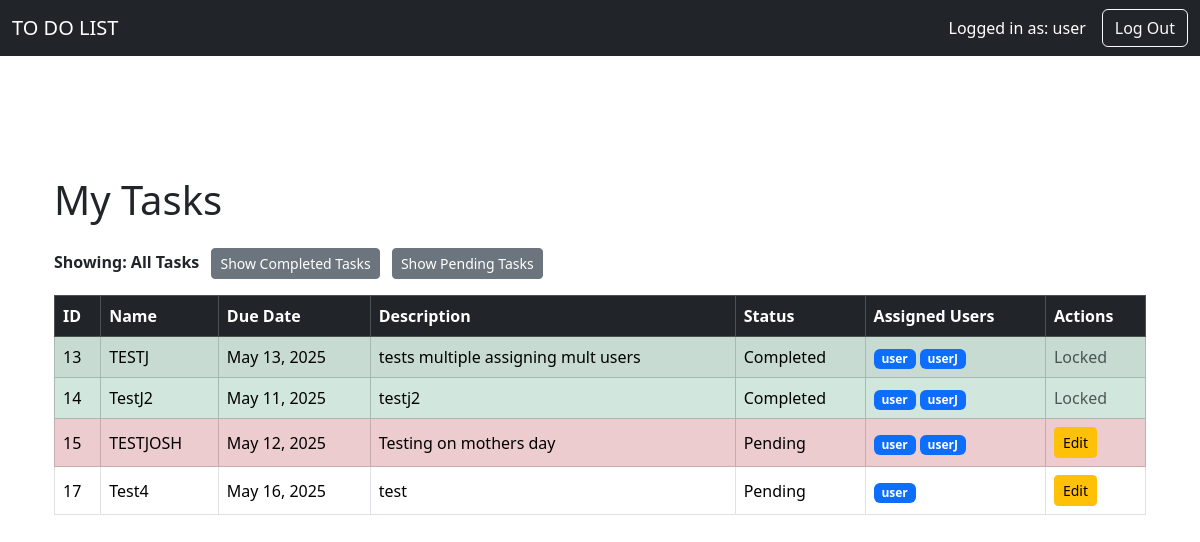
The page /user-panel/ (signed in) on the database its author committed.
### web_app/models.py (models this page shows, shortened)
class todolist(models.Model):
    name = models.CharField(max_length=255)
    due_date = models.DateField()
    description = models.TextField()
    status = models.CharField(max_length=100)
    assigned_to = models.ManyToManyField(User, blank=True)

### web_app/views.py (the view, shortened to what this page needs)
# urls.py: path('user-panel/', views.task_panel_user, name='task_panel_user')
@login_required
def task_panel_user(request):
    tasks = todolist.objects.filter(assigned_to=request.user).distinct()
    showing_completed = request.GET.get('completed') == 'true'
    showing_pending = request.GET.get('pending') == 'true'
    if showing_completed:
        tasks = tasks.filter(status__iexact='Completed')
    elif showing_pending:
        tasks = tasks.exclude(status__iexact='Completed')
    for task in tasks:
        if task.due_date:
            task.is_due_soon = (task.due_date - date.today()).days <= 3
        else:
            task.is_due_soon = False
        task.is_completed = task.status.lower() == 'completed'
    return render(request, 'taskPanel_user.html', {
        'tasks': tasks,
        'showing_completed': showing_completed,
        'showing_pending': showing_pending,
    })

### web_app/templates/taskPanel_user.html (shortened to what this page needs)
{% extends 'base.html' %}
{% block content %}
<div class="container mt-5">
  <h1 class="mb-4">My Tasks</h1>
  <div class="mb-3">
    {% if showing_completed %}
      <strong>Showing: Completed Tasks</strong>
      <form action="{% url 'task_panel_user' %}" method="get" style="display:inline;">
        <button type="submit" class="btn btn-sm btn-secondary ms-2">Show All Tasks</button>
      </form>
    {% elif showing_pending %}
      <strong>Showing: Pending Tasks</strong>
      <form action="{% url 'task_panel_user' %}" method="get" style="display:inline;">
        <button type="submit" class="btn btn-sm btn-secondary ms-2">Show All Tasks</button>
      </form>
    {% else %}
      <strong>Showing: All Tasks</strong>
      <form method="get" style="display:inline;">
        <button type="submit" class="btn btn-sm btn-secondary ms-2">Show Completed Tasks</button>
      </form>
      <form method="get" style="display:inline;">
        <button type="submit" class="btn btn-sm btn-secondary ms-2">Show Pending Tasks</button>
      </form>
    {% endif %}
  </div>
  <div class="table-responsive mb-3">
    <table class="table table-striped table-bordered align-middle">
      <thead class="table-dark">
        <tr>
          <th>ID</th>
          <th>Name</th>
          <th>Due Date</th>
          <th>Description</th>
          <th>Status</th>
          <th>Assigned Users</th>
          <th>Actions</th>
        </tr>
      </thead>
      <tbody>
        {% for task in tasks %}
        <tr class="{% if task.is_completed %}table-success{% elif task.is_due_soon %}table-danger{% endif %}">
          <td>{{ task.id }}</td>
          <td>{{ task.name }}</td>
          <td>{{ task.due_date }}</td>
          <td>{{ task.description }}</td>
          <td>{{ task.status }}</td>
          <td>
            {% for user in task.assigned_to.all %}
              <span class="badge bg-primary">{{ user.username }}</span>
            {% endfor %}
          </td>
          <td>
            {% if not task.is_completed %}
              <button type="button" class="btn btn-sm btn-warning" onclick="openStatusEdit('{{ task.id }}', '{{ task.status }}')">Edit</button>
            {% else %}
              <span class="text-muted">Locked</span>
            {% endif %}
          </td>
        </tr>
        {% endfor %}
      </tbody>
    </table>
  </div>
</div>
{% endblock %}

### web_app/templates/navbar2.html (shortened to what this page needs)
<nav class="navbar navbar-expand-lg navbar-dark bg-dark">
  <div class="container-fluid">
    <a class="navbar-brand" href="#">TO DO LIST</a>
    <div class="collapse navbar-collapse" id="navbarNav">
      {% if user.is_authenticated %}
        <span class="navbar-text text-white me-3">
          Logged in as: {{ user.username }}
        </span>
      {% endif %}
      <form class="d-flex" action="{% url 'login' %}" method="get">
        <button class="btn btn-outline-light" type="submit">Log Out</button>
      </form>
    </div>
  </div>
</nav>

### rows shown on the page
todolist: id "13", name "TESTJ", due_date "May 13, 2025", description "tests multiple assigning mult users", status "Completed", shows "Locked"
todolist: id "14", name "TestJ2", due_date "May 11, 2025", description "testj2", status "Completed", shows "Locked"
todolist: id "15", name "TESTJOSH", due_date "May 12, 2025", description "Testing on mothers day", status "Pending"
todolist: id "17", name "Test4", due_date "May 16, 2025", description "test", status "Pending"

### other values the page prints
{{ user.username }} "user"
{{ user.username }} "userJ"
